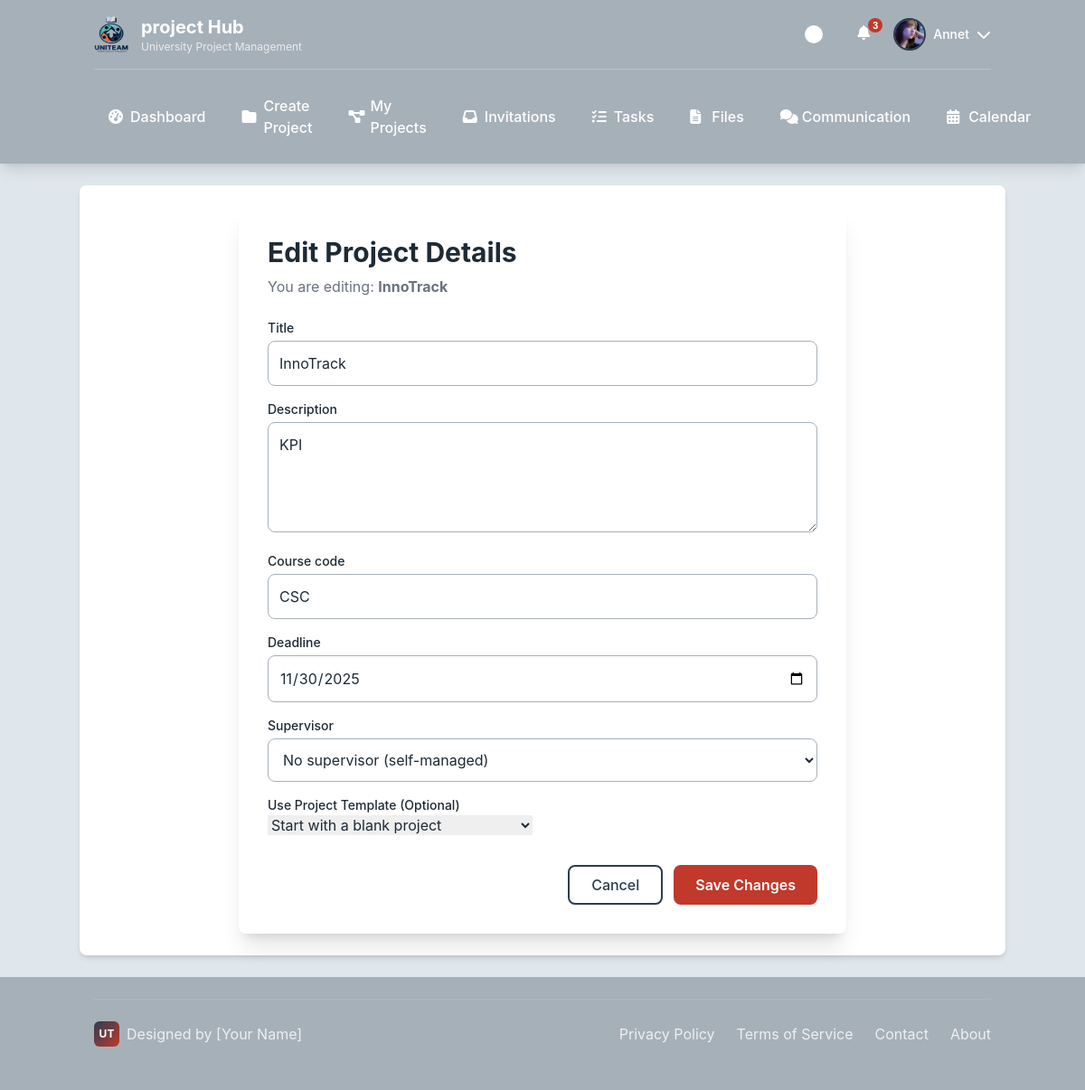
Page /projects/1/edit/ (signed in) on the committed database.
### users/models.py (models this page shows)
class CustomUser(AbstractUser):
    class Role(models.TextChoices):
        ADMIN = "ADMIN", "Admin"
        LECTURER = "LECTURER", "Lecturer"
        STUDENT = "STUDENT", "Student"
    role = models.CharField(max_length=50, choices=Role.choices)
    avatar = models.ImageField(upload_to='avatars/', null=True, blank=True)
    is_approved = models.BooleanField(default=True)
    phone_number = models.CharField(max_length=20, blank=True)
    def get_full_name(self):
        return f"{self.first_name} {self.last_name}"

### projects/models.py (models this page shows, shortened)
class Project(models.Model):
    class LifecycleStatus(models.TextChoices):
        DRAFT = 'DRAFT', 'Draft'
        ACTIVE = 'ACTIVE', 'Active'
        SUBMITTED = 'SUBMITTED', 'Submitted'
        ARCHIVED = 'ARCHIVED', 'Archived'
    title = models.CharField(max_length=200)
    description = models.TextField()
    course_code = models.CharField(max_length=20, blank=True)
    deadline = models.DateField()
    lifecycle_status = models.CharField(
        max_length=20,
        choices=LifecycleStatus.choices,
        default=LifecycleStatus.ACTIVE,
    )
    supervisor = models.ForeignKey(
        settings.AUTH_USER_MODEL,
        on_delete=models.SET_NULL, null=True, blank=True,
        limit_choices_to={'role': 'LECTURER'}, related_name='supervised_projects'
    )
    template_used = models.ForeignKey(ProjectTemplate, on_delete=models.SET_NULL, null=True, blank=True)
    created_at = models.DateTimeField(auto_now_add=True)
    updated_at = models.DateTimeField(auto_now=True)
    class Meta:
        ordering = ['deadline', '-created_at']

### projects/views.py (the view)
# urls.py: path('<int:project_id>/edit/', views.edit_project_view, name='edit_project'),
@login_required
def edit_project_view(request, project_id):
    project = get_object_or_404(Project, pk=project_id)
    is_leader = project.team.teammembership_set.filter(user=request.user, role=Team.Role.LEADER).exists()
    if not is_leader:
        messages.error(request, "You do not have permission to edit this project.")
        return redirect('my_projects')
    if request.method == 'POST':
        form = ProjectCreationForm(request.POST, instance=project)
        if form.is_valid():
            form.save()
            messages.success(request, f"Project '{project.title}' has been updated successfully.")
            return redirect('project_dashboard', project_id=project.id)
    else:
        form = ProjectCreationForm(instance=project)
    context = {
        'form': form,
        'project': project
    }
    return render(request, 'projects/edit_project.html', context)

### projects/forms.py
class ProjectCreationForm(forms.ModelForm):
    template = forms.ModelChoiceField(
    queryset=ProjectTemplate.objects.all(),
    required=False,
    label="Use Project Template (Optional)",
    empty_label="Start with a blank project"
    )
    class Meta:
        model = Project
        fields = ['title', 'description', 'course_code', 'deadline', 'supervisor','template']
        widgets = {
            'title': forms.TextInput(attrs={'class': 'input-field'}),
            'description': forms.Textarea(attrs={'class': 'input-field', 'rows': 4}),
            'course_code': forms.TextInput(attrs={'class': 'input-field'}),
            'deadline': forms.DateInput(attrs={'class': 'input-field', 'type': 'date'}),
            'supervisor': forms.Select(attrs={'class': 'input-field'}),
        }
    def __init__(self, *args, **kwargs):
        super().__init__(*args, **kwargs)
        self.fields['supervisor'].queryset = CustomUser.objects.filter(role=CustomUser.Role.LECTURER)
        self.fields['supervisor'].label_from_instance = lambda obj: obj.get_full_name()
        self.fields['supervisor'].empty_label = "No supervisor (self-managed)"

### projects/models.py (called while the page is built)
    def __str__(self):
        return f"{self.title} ({self.course_code})"

### templates/projects/edit_project.html (shortened to what this page needs)
{% extends "base/base_student.html" %}
{% load static %}
{% block content %}
<div class="surface shadow-xl rounded-lg p-6 md:p-8 max-w-2xl mx-auto">
    <h1 class="text-3xl font-bold mb-2">Edit Project Details</h1>
    <p class="text-gray-500 mb-6">You are editing: <strong>{{ project.title }}</strong></p>
    <form method="POST">
        <div class="space-y-4">
            {% for field in form %}
            <div>
                <label for="{{ field.id_for_label }}" class="block text-sm font-medium">{{ field.label }}</label>
                {{ field }}
            </div>
            {% endfor %}
            <div class="pt-4 flex justify-end space-x-3">
                <a href="{% url 'project_dashboard' project.id %}" class="btn btn-secondary py-2 px-6 rounded-lg">Cancel</a>
                <button type="submit" class="btn btn-primary text-white font-semibold py-2 px-6 rounded-lg">
                    Save Changes
                </button>
            </div>
        </div>
    </form>
</div>
{% endblock %}

### templates/base/base_student.html (shortened to what this page needs)
<!DOCTYPE html>
{% load static %}
<html lang="en">
<head>
    <script src="https://cdn.tailwindcss.com"></script>
    <link rel="stylesheet" href="https://cdnjs.cloudflare.com/ajax/libs/font-awesome/6.4.0/css/all.min.css">
    <link rel="stylesheet" href="{% static 'css/student_base.css' %}">
</head>
<body class="min-h-screen flex flex-col">
    <header class="header-bg text-white shadow-lg">
        <div class="container mx-auto px-4 py-4">
            <div class="flex justify-between items-center">
                <div class="logo-container">
                    <img src="{% static 'images/logo/uniteam_logo (1).png'%}" alt="UniTeam Logo" class="w-10 h-10 rounded-lg" onerror="this.style.display='none'; this.nextElementSibling.style.display='flex';">
                    <div>
                        <h1 class="text-xl font-bold">project Hub</h1>
                        <p class="text-xs opacity-75">University Project Management</p>
                    </div>
                </div>
                <div class="flex items-center space-x-4">
                    <div class="theme-toggle" id="themeToggle" title="Toggle Theme"></div>
                    {% if user.is_authenticated %}
                        <div class="relative cursor-pointer" id="notificationButton" title="Notifications">
                            <i class="fa-solid fa-bell w-6 h-6 text-white hover:text-accent-1 transition-colors"></i>
                            <span class="notification-badge">3</span>
                        </div>
                        <div class="profile-dropdown">
                            <div class="flex items-center gap-2 cursor-pointer" id="profileButton">
                                {% if user.avatar %}
                                    <img src="{{ user.avatar.url }}" alt="{{ user.username }}'s Avatar" class="profile-avatar object-cover">
                                {% else %}
                                    <div class="profile-avatar bg-accent-1 flex items-center justify-center text-white font-bold">
                                        {{ user.first_name.0|default:user.username.0|upper }}
                                    </div>
                                {% endif %}
                                <span class="hidden md:block text-sm font-medium">{{ user.first_name|default:user.username }}</span>
                                <i class="fa-solid fa-chevron-down w-4 h-4 transition-transform" id="profileArrow"></i>
                            </div>
                        </div>
                    {% else %}
                        <div class="flex items-center space-x-3">
                            <a href="#" class="btn btn-secondary">LOGIN</a>
                            <a href="#" class="btn btn-primary">REGISTER</a>
                        </div>
                    {% endif %}
                </div>
            </div>
            {% if user.is_authenticated %}
            <nav class="hidden md:block mt-4 pt-4 border-t border-white border-opacity-20">
                <div class="flex space-x-2">
                    <a href="{% url 'student_dashboard' %}" class="nav-link {% if request.resolver_match.url_name == 'dashboard' %}active{% endif %}">
                        <i class="fa-solid fa-gauge-high w-4 h-4"></i>
                        Dashboard
                    </a>
                    <a href="{% url 'create_project' %}" class="nav-link {% if request.resolver_match.url_name == 'projects' %}active{% endif %}">
                        <i class="fa-solid fa-folder w-4 h-4"></i>
                        Create Project
                    </a>
                    <a href="{% url 'my_projects' %}" class="nav-link {% if request.resolver_match.url_name == 'projects' %}active{% endif %}">
                        <i class="fa-solid fa-diagram-project w-4 h-4"></i>
                        My Projects
                    </a>
                    <a href="{% url 'view_invitations' %}" class="nav-link {% if request.resolver_match.url_name == 'invitations' %}active{% endif %}">
                        <i class="fa-solid fa-inbox w-4 h-4"></i>
                        Invitations
                    </a>
                    <a href="" class="nav-link {% if request.resolver_match.url_name == 'tasks' %}active{% endif %}">
                        <i class="fa-solid fa-list-check w-4 h-4"></i>
                        Tasks
                    </a>
                    <a href="#" class="nav-link {% if request.resolver_match.url_name == 'files' %}active{% endif %}">
                        <i class="fa-solid fa-file-lines w-4 h-4"></i>
                        Files
                    </a>
                    <a href="#" class="nav-link {% if request.resolver_match.url_name == 'communication' %}active{% endif %}">
                        <i class="fa-solid fa-comments w-4 h-4"></i>
                        Communication
                    </a>
                    <a href="#" class="nav-link {% if request.resolver_match.url_name == 'calendar' %}active{% endif %}">
                        <i class="fa-solid fa-calendar-days w-4 h-4"></i>
                        Calendar
                    </a>
                </div>
            </nav>
            {% endif %}
        </div>
    </header>
    <main class="flex-grow container mx-auto px-4 py-6 surface shadow-md my-6 rounded-lg">
        {% block content %}{% endblock %}
    </main>
    {% if user.is_authenticated %}
    <footer class="footer-bg text-white py-6 mt-auto">
        <div class="container mx-auto px-4">
            <div class="footer-content">
                <div class="personal-branding">
                    <div class="personal-logo">UT</div>
                    <span>Designed by [Your Name]</span>
                </div>
                <div class="footer-links">
                    <a href="#">Privacy Policy</a>
                    <a href="#">Terms of Service</a>
                    <a href="#">Contact</a>
                    <a href="#">About</a>
                </div>
            </div>
        </div>
    </footer>
    {% endif %}
</body>
</html>

### static/css/student_base.css (style rules this page uses)
:root { --light-gray: #DFE6EC; --dark-gray: #A6B0B9; --accent-1: #C0392B; --accent-2: #2C3E50; --text-dark: #1E2A35; --background: var(--light-gray); --surface: #ffffff; --header-bg: var(--dark-gray); --footer-bg: var(--dark-gray); }
body { background-color: var(--background); color: var(--text-dark); transition: all 0.3s ease; font-family: 'Inter', system-ui, -apple-system, sans-serif; }
.header-bg { background-color: var(--header-bg); }
.footer-bg { background-color: var(--footer-bg); }
.surface { background-color: var(--surface); }
.logo-container { display: flex; align-items: center; gap: 12px; }
.nav-link { position: relative; padding: 12px 16px; border-radius: 6px; transition: all 0.2s ease; font-weight: 500; display: flex; align-items: center; gap: 8px; }
.profile-dropdown { position: relative; }
.profile-avatar { width: 36px; height: 36px; border-radius: 50%; border: 2px solid var(--accent-2); cursor: pointer; transition: all 0.2s ease; }
.btn { display: inline-flex; align-items: center; gap: 6px; padding: 10px 20px; border-radius: 6px; font-weight: 500; text-decoration: none; transition: all 0.2s ease; cursor: pointer; border: none; }
.btn-primary { background-color: var(--accent-1); color: white; }
.btn-secondary { background-color: transparent; color: var(--accent-2); border: 2px solid var(--accent-2); }
.theme-toggle { width: 44px; height: 24px; background-color: var(--dark-gray); border-radius: 12px; position: relative; cursor: pointer; transition: background-color 0.3s ease; }
.theme-toggle::before { content: ''; position: absolute; top: 2px; left: 2px; width: 20px; height: 20px; background-color: white; border-radius: 50%; transition: transform 0.3s ease; }
.footer-content { display: flex; justify-content: space-between; align-items: center; padding: 24px 0; border-top: 1px solid rgba(255,255,255,0.1); }
.footer-links { display: flex; gap: 24px; }
.footer-links a { color: rgba(255,255,255,0.8); text-decoration: none; transition: color 0.2s ease; }
.personal-branding { display: flex; align-items: center; gap: 8px; color: rgba(255,255,255,0.8); }
.personal-logo { width: 28px; height: 28px; background: linear-gradient(135deg, var(--accent-2), var(--accent-1)); border-radius: 6px; display: flex; align-items: center; justify-content: center; color: white; font-weight: bold; font-size: 12px; }
.notification-badge { position: absolute; top: -4px; right: -4px; background-color: var(--accent-1); color: white; font-size: 10px; font-weight: bold; border-radius: 10px; min-width: 16px; height: 16px; display: flex; align-items: center; justify-content: center; padding: 0 4px; }

### templates/projects/edit_project.html (style rules this page uses)
.input-field { background-color: var(--input-bg); border: 1px solid var(--dark-gray); color: var(--text-dark); transition: all 0.3s ease; width: 100%; padding: 0.75rem; border-radius: 0.5rem; margin-top: 0.25rem; }

### rows in the picture
CustomUser: avatar (picture), first_name "Annet"
Project: title "InnoTrack", form "InnoTrack" "KPI" "CSC" "11/30/2025" "No supervisor (self-managed)"

### other values in the picture
{{ field.label }} "Title" "Description" "Course code" "Deadline" "Supervisor" "Use Project Template (Optional)"
